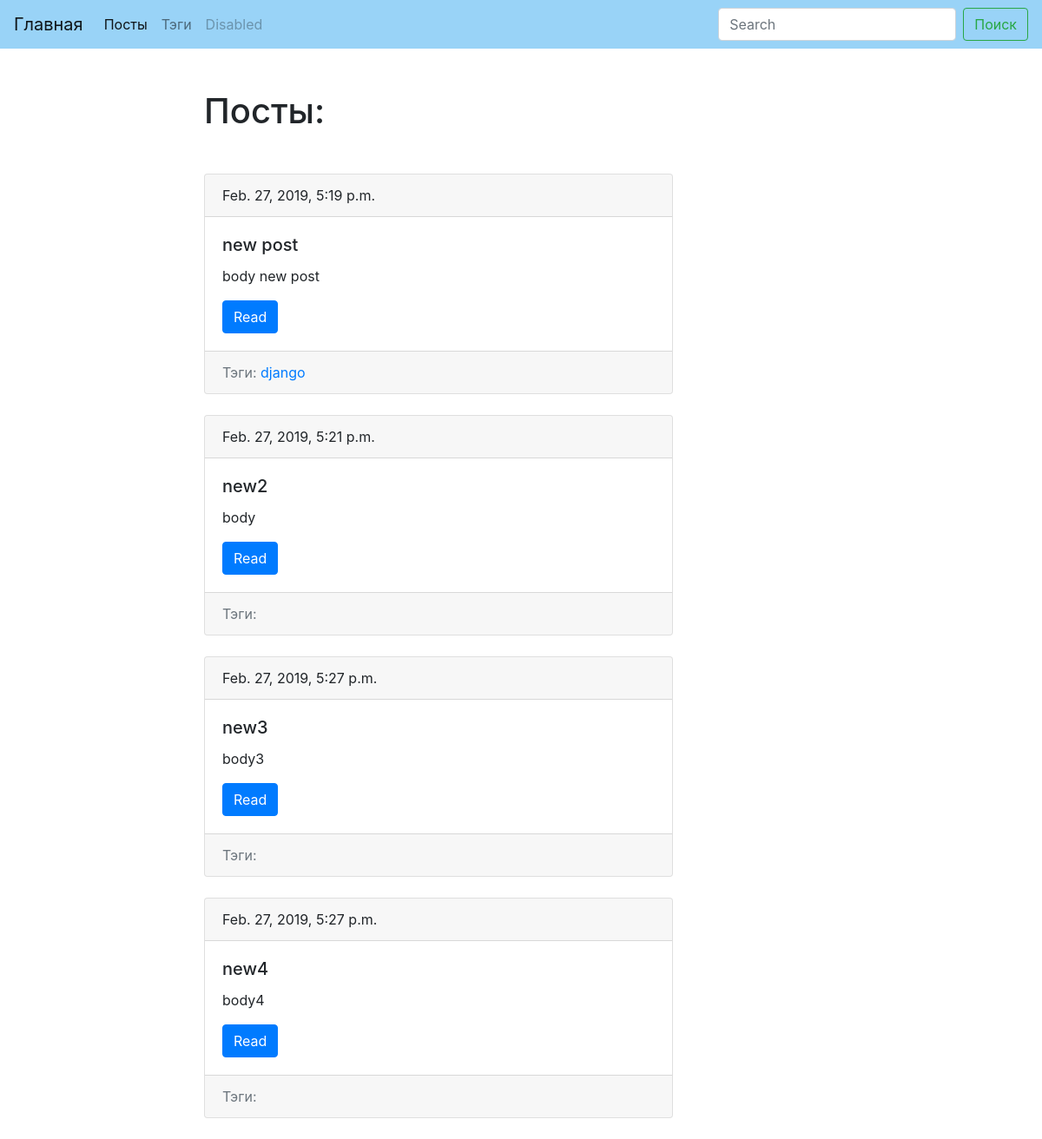
Screenshot of /blog/ with the database file from the repository.
### blog/models.py (models this page shows, shortened)
class Post(models.Model):
    title = models.CharField(max_length=100, db_index=True)
    slug = models.SlugField(max_length=100, unique=True)
    tags = models.ManyToManyField('Tag', blank=True, related_name='posts')
    body = models.TextField(blank=True, db_index=True)
    date_pub = models.DateTimeField(auto_now_add=True)
    def get_absolute_url(self):
        return reverse('post_detail_url', kwargs={'slug':self.slug})

class Tag(models.Model):
    title = models.CharField(max_length=50)
    slug = models.SlugField(max_length=50, unique=True)
    def get_absolute_url(self):
        return reverse('tags_detail_url', kwargs={'slug':self.slug})

### blog/views.py (the view)
# urls.py: path('', posts_list, name='posts_list_url'),
def posts_list(request):
    posts = Post.objects.all()
    return render(request, 'blog/index.html', context={'posts':posts})

### blog/templates/blog/index.html (shortened to what this page needs)
{% extends 'blog/base_blog.html' %}
{% block content %}
    <h1 class="mb-5">Посты:</h1>
    {% for post in posts %}
    {% include "blog/includes/post_card_template.html"%}
{% endfor %}
{% endblock %}

### blog/templates/blog/includes/post_card_template.html
<div class="card mb-4">
    <div class="card-header">
        {{ post.date_pub }}
    </div>
    <div class="card-body">
        <h5 class="card-title">{{ post.title }}</h5>
        <p class="card-text">{{ post.body|truncatewords:20 }}</p>
        <a href="{{ post.get_absolute_url }}" class="btn btn-primary">Read</a>
    </div>
    <div class="card-footer text-muted">
        Тэги:
        {% for tag in post.tags.all  %}
            <a href="{{tag.get_absolute_url}}">{{tag.title}}</a>
        {% endfor %}
    </div>
</div>

### rows the page displays
Post: date_pub "Feb. 27, 2019, 5:19 p.m.", title "new post", body "body new post"
Tag: title "django"
Post: date_pub "Feb. 27, 2019, 5:21 p.m.", title "new2", body "body"
Post: date_pub "Feb. 27, 2019, 5:27 p.m.", title "new3", body "body3"
Post: date_pub "Feb. 27, 2019, 5:27 p.m.", title "new4", body "body4"
